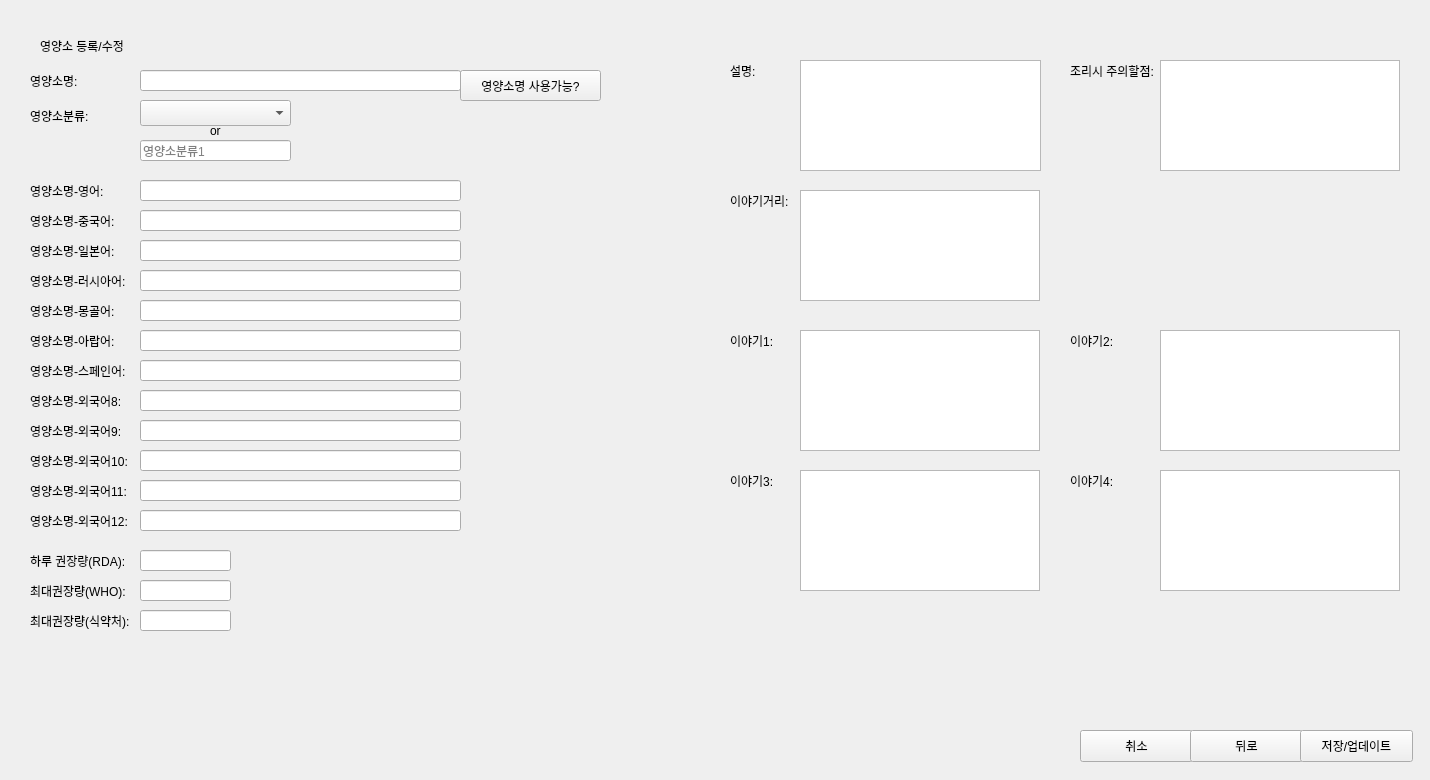
      <widget class="QWidget" name="page_data_nut_3_22">
       <widget class="QWidget" name="widget_31" native="true">
        <property name="geometry">
         <rect>
          <x>0</x>
          <y>0</y>
          <width>611</width>
          <height>711</height>
         </rect>
        </property>
        <widget class="QComboBox" name="comboBox_nut_category1_22">
         <property name="geometry">
          <rect>
           <x>140</x>
           <y>100</y>
           <width>151</width>
           <height>26</height>
          </rect>
         </property>
        </widget>
        <widget class="QPushButton" name="btn_check_uniq_nut_name_22">
         <property name="geometry">
          <rect>
           <x>460</x>
           <y>70</y>
           <width>141</width>
           <height>31</height>
          </rect>
         </property>
         <property name="text">
          <string>영양소명 사용가능?</string>
         </property>
        </widget>
        <widget class="QLineEdit" name="lineEdit_nut_lang_japanese_22">
         <property name="geometry">
          <rect>
           <x>140</x>
           <y>240</y>
           <width>321</width>
           <height>21</height>
          </rect>
         </property>
        </widget>
        <widget class="QLineEdit" name="lineEdit_nut_lang11_22">
         <property name="geometry">
          <rect>
           <x>140</x>
           <y>480</y>
           <width>321</width>
           <height>21</height>
          </rect>
         </property>
        </widget>
        <widget class="QLabel" name="label_129">
         <property name="geometry">
          <rect>
           <x>30</x>
           <y>210</y>
           <width>91</width>
           <height>21</height>
          </rect>
         </property>
         <property name="text">
          <string>영양소명-중국어:</string>
         </property>
        </widget>
        <widget class="QLabel" name="label_130">
         <property name="geometry">
          <rect>
           <x>30</x>
           <y>390</y>
           <width>101</width>
           <height>21</height>
          </rect>
         </property>
         <property name="text">
          <string>영양소명-외국어8:</string>
         </property>
        </widget>
        <widget class="QLineEdit" name="lineEdit_nut_lang_english_22">
         <property name="geometry">
          <rect>
           <x>140</x>
           <y>180</y>
           <width>321</width>
           <height>21</height>
          </rect>
         </property>
        </widget>
        <widget class="QLabel" name="label_133">
         <property name="geometry">
          <rect>
           <x>30</x>
           <y>240</y>
           <width>91</width>
           <height>21</height>
          </rect>
         </property>
         <property name="text">
          <string>영양소명-일본어:</string>
         </property>
        </widget>
        <widget class="QLabel" name="label_22">
         <property name="geometry">
          <rect>
           <x>40</x>
           <y>30</y>
           <width>101</width>
           <height>31</height>
          </rect>
         </property>
         <property name="text">
          <string>영양소 등록/수정</string>
         </property>
        </widget>
        <widget class="QLineEdit" name="lineEdit_nut_name_22">
         <property name="geometry">
          <rect>
           <x>140</x>
           <y>70</y>
           <width>321</width>
           <height>21</height>
          </rect>
         </property>
        </widget>
        <widget class="QLabel" name="label_135">
         <property name="geometry">
          <rect>
           <x>30</x>
           <y>480</y>
           <width>101</width>
           <height>21</height>
          </rect>
         </property>
         <property name="text">
          <string>영양소명-외국어11:</string>
         </property>
        </widget>
        <widget class="QLabel" name="label_136">
         <property name="geometry">
          <rect>
           <x>30</x>
           <y>360</y>
           <width>101</width>
           <height>21</height>
          </rect>
         </property>
         <property name="text">
          <string>영양소명-스페인어:</string>
         </property>
        </widget>
        <widget class="QLineEdit" name="lineEdit_nut_lang_arabic_22">
         <property name="geometry">
          <rect>
           <x>140</x>
           <y>330</y>
           <width>321</width>
           <height>21</height>
          </rect>
         </property>
        </widget>
        <widget class="QLabel" name="label_137">
         <property name="geometry">
          <rect>
           <x>30</x>
           <y>330</y>
           <width>91</width>
           <height>21</height>
          </rect>
         </property>
         <property name="text">
          <string>영양소명-아랍어:</string>
         </property>
        </widget>
        <widget class="QLabel" name="label_138">
         <property name="geometry">
          <rect>
           <x>210</x>
           <y>120</y>
           <width>21</width>
           <height>21</height>
          </rect>
         </property>
         <property name="text">
          <string>or</string>
         </property>
        </widget>
        <widget class="QLineEdit" name="lineEdit_nut_lang_spanish_22">
         <property name="geometry">
          <rect>
           <x>140</x>
           <y>360</y>
           <width>321</width>
           <height>21</height>
          </rect>
         </property>
        </widget>
        <widget class="QLabel" name="label_139">
         <property name="geometry">
          <rect>
           <x>30</x>
           <y>550</y>
           <width>101</width>
           <height>21</height>
          </rect>
         </property>
         <property name="text">
          <string>하루 권장량(RDA):</string>
         </property>
        </widget>
        <widget class="QLabel" name="label_140">
         <property name="geometry">
          <rect>
           <x>30</x>
           <y>300</y>
           <width>91</width>
           <height>21</height>
          </rect>
         </property>
         <property name="text">
          <string>영양소명-몽골어:</string>
         </property>
        </widget>
        <widget class="QLineEdit" name="lineEdit_nut_lang8_22">
         <property name="geometry">
          <rect>
           <x>140</x>
           <y>390</y>
           <width>321</width>
           <height>21</height>
          </rect>
         </property>
        </widget>
        <widget class="QLineEdit" name="lineEdit_nut_lang10_22">
         <property name="geometry">
          <rect>
           <x>140</x>
           <y>450</y>
           <width>321</width>
           <height>21</height>
          </rect>
         </property>
        </widget>
        <widget class="QLabel" name="label_141">
         <property name="geometry">
          <rect>
           <x>30</x>
           <y>105</y>
           <width>60</width>
           <height>21</height>
          </rect>
         </property>
         <property name="text">
          <string>영양소분류:</string>
         </property>
        </widget>
        <widget class="QLineEdit" name="lineEdit_nut_category1_22">
         <property name="geometry">
          <rect>
           <x>140</x>
           <y>140</y>
           <width>151</width>
           <height>21</height>
          </rect>
         </property>
         <property name="text">
          <string/>
         </property>
         <property name="placeholderText">
          <string>영양소분류1</string>
         </property>
        </widget>
        <widget class="QLineEdit" name="lineEdit_nut_lang9_22">
         <property name="geometry">
          <rect>
           <x>140</x>
           <y>420</y>
           <width>321</width>
           <height>21</height>
          </rect>
         </property>
        </widget>
        <widget class="QLabel" name="label_144">
         <property name="geometry">
          <rect>
           <x>30</x>
           <y>180</y>
           <width>81</width>
           <height>21</height>
          </rect>
         </property>
         <property name="text">
          <string>영양소명-영어:</string>
         </property>
        </widget>
        <widget class="QLineEdit" name="lineEdit_nut_lang_mongolian_22">
         <property name="geometry">
          <rect>
           <x>140</x>
           <y>300</y>
           <width>321</width>
           <height>21</height>
          </rect>
         </property>
        </widget>
        <widget class="QLabel" name="label_146">
         <property name="geometry">
          <rect>
           <x>30</x>
           <y>65</y>
           <width>60</width>
           <height>31</height>
          </rect>
         </property>
         <property name="text">
          <string>영양소명:</string>
         </property>
        </widget>
        <widget class="QLineEdit" name="lineEdit_quant_RDA_22">
         <property name="geometry">
          <rect>
           <x>140</x>
           <y>550</y>
           <width>91</width>
           <height>21</height>
          </rect>
         </property>
         <property name="text">
          <string/>
         </property>
        </widget>
        <widget class="QLabel" name="label_147">
         <property name="geometry">
          <rect>
           <x>30</x>
           <y>420</y>
           <width>101</width>
           <height>21</height>
          </rect>
         </property>
         <property name="text">
          <string>영양소명-외국어9:</string>
         </property>
        </widget>
        <widget class="QLabel" name="label_149">
         <property name="geometry">
          <rect>
           <x>30</x>
           <y>510</y>
           <width>101</width>
           <height>21</height>
          </rect>
         </property>
         <property name="text">
          <string>영양소명-외국어12:</string>
         </property>
        </widget>
        <widget class="QLineEdit" name="lineEdit_nut_lang12_22">
         <property name="geometry">
          <rect>
           <x>140</x>
           <y>510</y>
           <width>321</width>
           <height>21</height>
          </rect>
         </property>
        </widget>
        <widget class="QLineEdit" name="lineEdit_nut_lang_chinese_22">
         <property name="geometry">
          <rect>
           <x>140</x>
           <y>210</y>
           <width>321</width>
           <height>21</height>
          </rect>
         </property>
        </widget>
        <widget class="QLabel" name="label_132">
         <property name="geometry">
          <rect>
           <x>30</x>
           <y>450</y>
           <width>101</width>
           <height>21</height>
          </rect>
         </property>
         <property name="text">
          <string>영양소명-외국어10:</string>
         </property>
        </widget>
        <widget class="QLineEdit" name="lineEdit_quant_WHO_22">
         <property name="geometry">
          <rect>
           <x>140</x>
           <y>580</y>
           <width>91</width>
           <height>21</height>
          </rect>
         </property>
         <property name="text">
          <string/>
         </property>
        </widget>
        <widget class="QLabel" name="label_150">
         <property name="geometry">
          <rect>
           <x>30</x>
           <y>580</y>
           <width>101</width>
           <height>21</height>
          </rect>
         </property>
         <property name="text">
          <string>최대권장량(WHO):</string>
         </property>
        </widget>
        <widget class="QLineEdit" name="lineEdit_quant_FDA_22">
         <property name="geometry">
          <rect>
           <x>140</x>
           <y>610</y>
           <width>91</width>
           <height>21</height>
          </rect>
         </property>
         <property name="text">
          <string/>
         </property>
        </widget>
        <widget class="QLabel" name="label_151">
         <property name="geometry">
          <rect>
           <x>30</x>
           <y>610</y>
           <width>101</width>
           <height>21</height>
          </rect>
         </property>
         <property name="text">
          <string>최대권장량(식약처):</string>
         </property>
        </widget>
        <widget class="QLineEdit" name="lineEdit_nut_lang_russian_22">
         <property name="geometry">
          <rect>
           <x>140</x>
           <y>270</y>
           <width>321</width>
           <height>21</height>
          </rect>
         </property>
        </widget>
        <widget class="QLabel" name="label_148">
         <property name="geometry">
          <rect>
           <x>30</x>
           <y>270</y>
           <width>101</width>
           <height>21</height>
          </rect>
         </property>
         <property name="text">
          <string>영양소명-러시아어:</string>
         </property>
        </widget>
       </widget>
       <widget class="QWidget" name="widget_36" native="true">
        <property name="geometry">
         <rect>
          <x>1060</x>
          <y>700</y>
          <width>361</width>
          <height>71</height>
         </rect>
        </property>
        <widget class="QPushButton" name="btn_cancel_22">
         <property name="geometry">
          <rect>
           <x>20</x>
           <y>30</y>
           <width>113</width>
           <height>32</height>
          </rect>
         </property>
         <property name="text">
          <string>취소</string>
         </property>
        </widget>
        <widget class="QPushButton" name="btn_back_22">
         <property name="geometry">
          <rect>
           <x>130</x>
           <y>30</y>
           <width>113</width>
           <height>32</height>
          </rect>
         </property>
         <property name="text">
          <string>뒤로</string>
         </property>
        </widget>
        <widget class="QPushButton" name="btn_save_22">
         <property name="geometry">
          <rect>
           <x>240</x>
           <y>30</y>
           <width>113</width>
           <height>32</height>
          </rect>
         </property>
         <property name="text">
          <string>저장/업데이트</string>
         </property>
        </widget>
       </widget>
       <widget class="QWidget" name="widget_35" native="true">
        <property name="geometry">
         <rect>
          <x>720</x>
          <y>40</y>
          <width>701</width>
          <height>661</height>
         </rect>
        </property>
        <widget class="QLabel" name="label_155">
         <property name="geometry">
          <rect>
           <x>350</x>
           <y>290</y>
           <width>71</width>
           <height>21</height>
          </rect>
         </property>
         <property name="text">
          <string>이야기2:</string>
         </property>
        </widget>
        <widget class="QLabel" name="label_223">
         <property name="geometry">
          <rect>
           <x>10</x>
           <y>290</y>
           <width>60</width>
           <height>21</height>
          </rect>
         </property>
         <property name="text">
          <string>이야기1:</string>
         </property>
        </widget>
        <widget class="QPlainTextEdit" name="plainTextEdit_story1_22">
         <property name="geometry">
          <rect>
           <x>80</x>
           <y>290</y>
           <width>240</width>
           <height>121</height>
          </rect>
         </property>
        </widget>
        <widget class="QPlainTextEdit" name="plainTextEdit_tale_22">
         <property name="geometry">
          <rect>
           <x>80</x>
           <y>150</y>
           <width>240</width>
           <height>111</height>
          </rect>
         </property>
        </widget>
        <widget class="QPlainTextEdit" name="plainTextEdit_story2_22">
         <property name="geometry">
          <rect>
           <x>440</x>
           <y>290</y>
           <width>240</width>
           <height>121</height>
          </rect>
         </property>
        </widget>
        <widget class="QPlainTextEdit" name="plainTextEdit_story3_22">
         <property name="geometry">
          <rect>
           <x>80</x>
           <y>430</y>
           <width>240</width>
           <height>121</height>
          </rect>
         </property>
        </widget>
        <widget class="QLabel" name="label_224">
         <property name="geometry">
          <rect>
           <x>10</x>
           <y>430</y>
           <width>60</width>
           <height>21</height>
          </rect>
         </property>
         <property name="text">
          <string>이야기3:</string>
         </property>
        </widget>
        <widget class="QLabel" name="label_225">
         <property name="geometry">
          <rect>
           <x>350</x>
           <y>430</y>
           <width>71</width>
           <height>21</height>
          </rect>
         </property>
         <property name="text">
          <string>이야기4:</string>
         </property>
        </widget>
        <widget class="QPlainTextEdit" name="plainTextEdit_story4_22">
         <property name="geometry">
          <rect>
           <x>440</x>
           <y>430</y>
           <width>240</width>
           <height>121</height>
          </rect>
         </property>
        </widget>
        <widget class="QLabel" name="label_226">
         <property name="geometry">
          <rect>
           <x>10</x>
           <y>150</y>
           <width>71</width>
           <height>21</height>
          </rect>
         </property>
         <property name="text">
          <string>이야기거리:</string>
         </property>
        </widget>
        <widget class="QLabel" name="label_134">
         <property name="geometry">
          <rect>
           <x>10</x>
           <y>20</y>
           <width>60</width>
           <height>21</height>
          </rect>
         </property>
         <property name="text">
          <string>설명:</string>
         </property>
        </widget>
        <widget class="QPlainTextEdit" name="plainTextEdit_description_22">
         <property name="geometry">
          <rect>
           <x>80</x>
           <y>20</y>
           <width>241</width>
           <height>111</height>
          </rect>
         </property>
        </widget>
        <widget class="QLabel" name="label_142">
         <property name="geometry">
          <rect>
           <x>350</x>
           <y>20</y>
           <width>101</width>
           <height>21</height>
          </rect>
         </property>
         <property name="text">
          <string>조리시 주의할점:</string>
         </property>
        </widget>
        <widget class="QPlainTextEdit" name="plainTextEdit_cooking_caution_22">
         <property name="geometry">
          <rect>
           <x>440</x>
           <y>20</y>
           <width>240</width>
           <height>111</height>
          </rect>
         </property>
        </widget>
       </widget>
      </widget>
